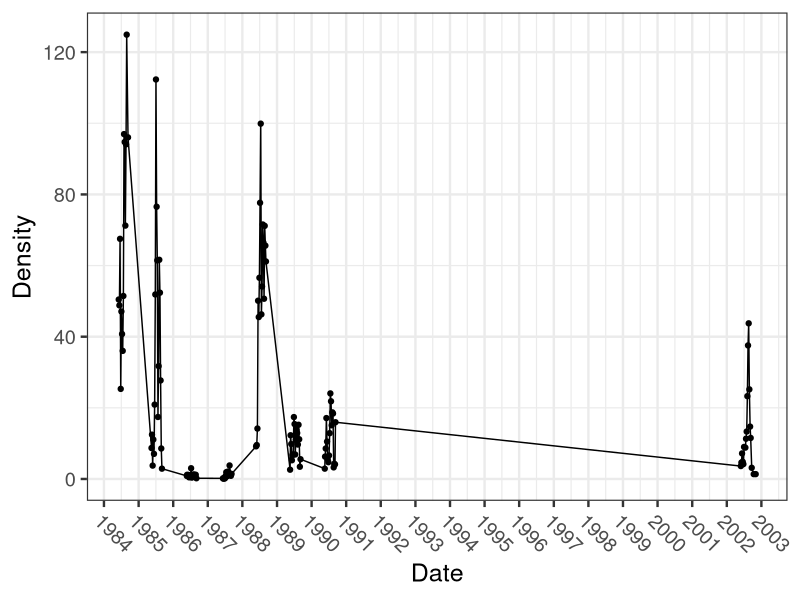
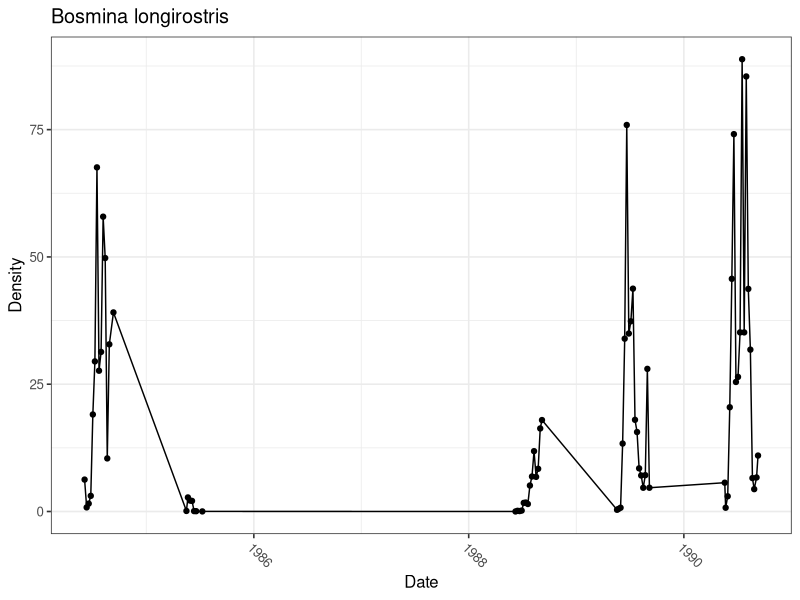
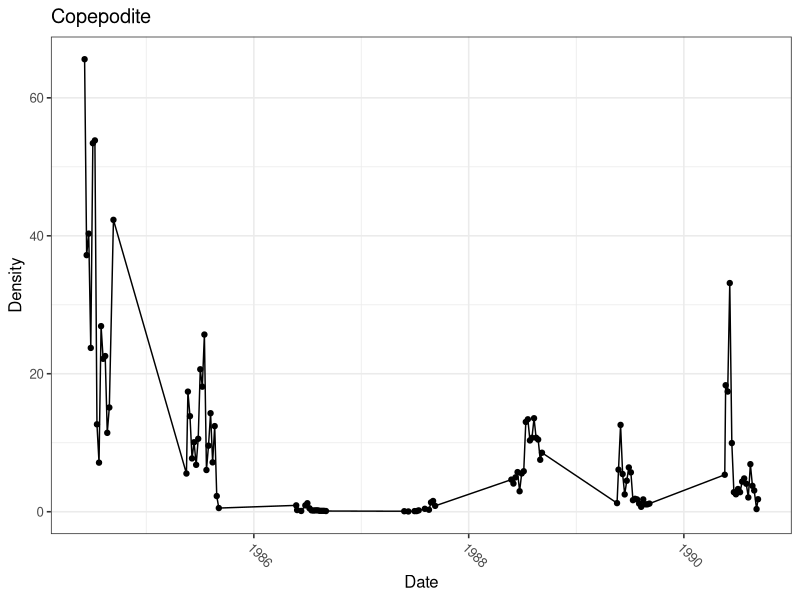
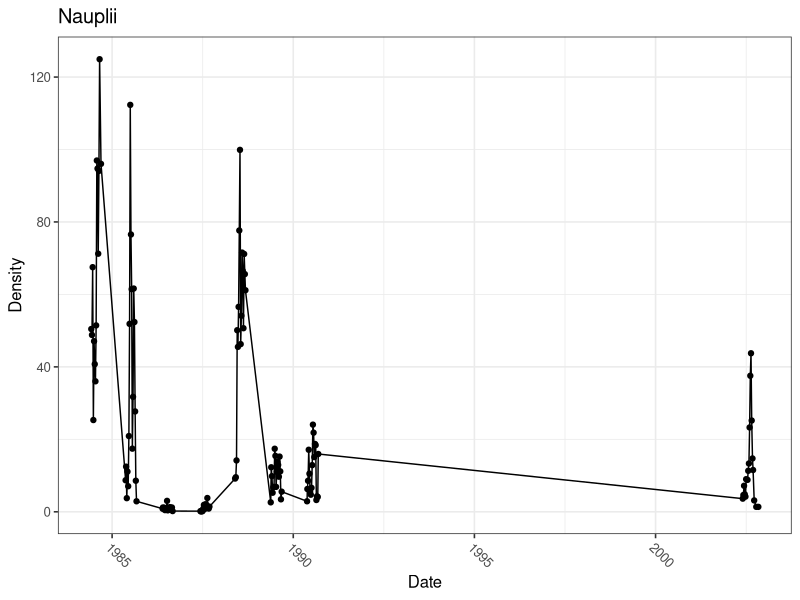
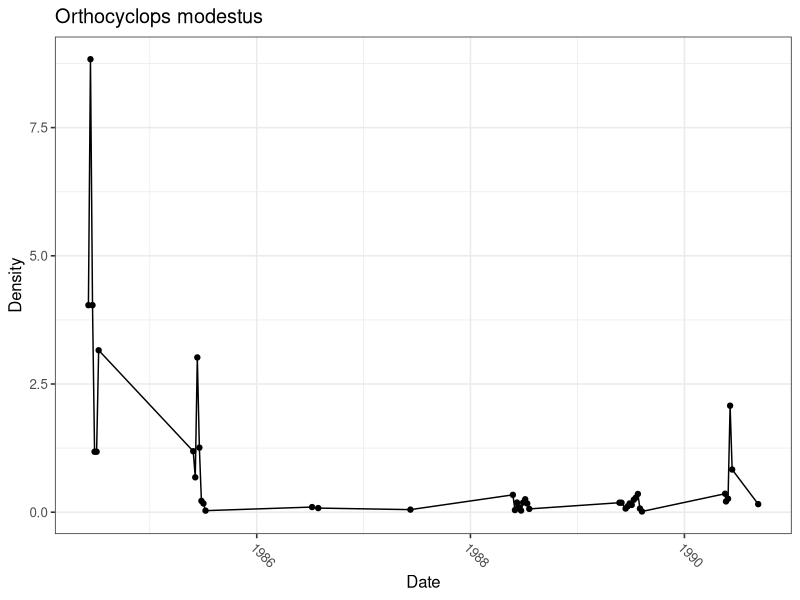
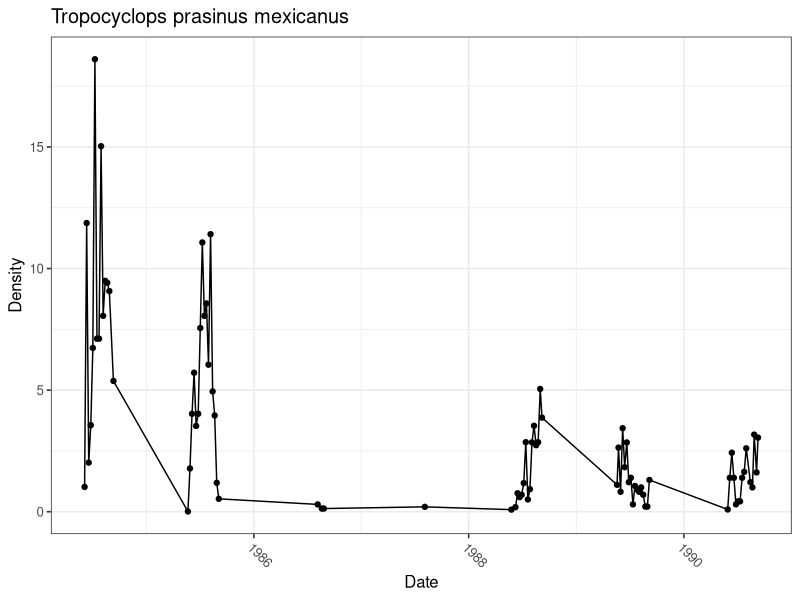
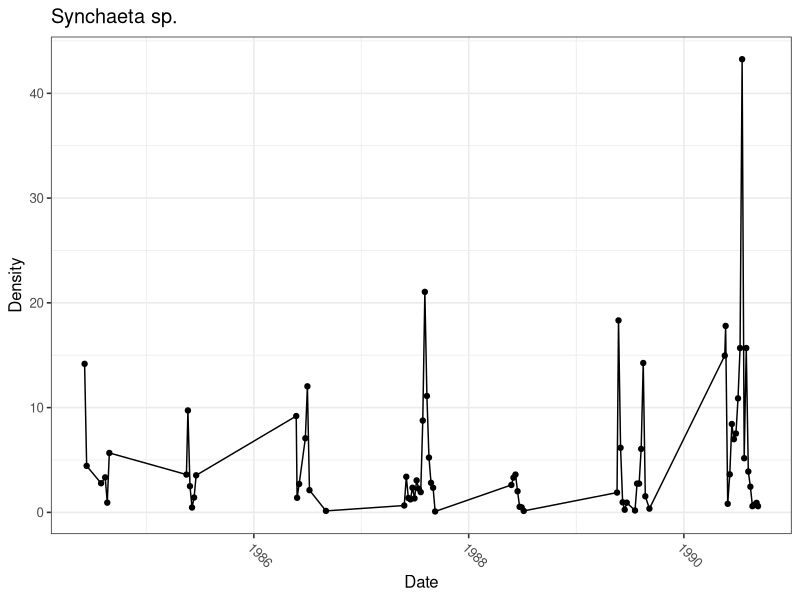
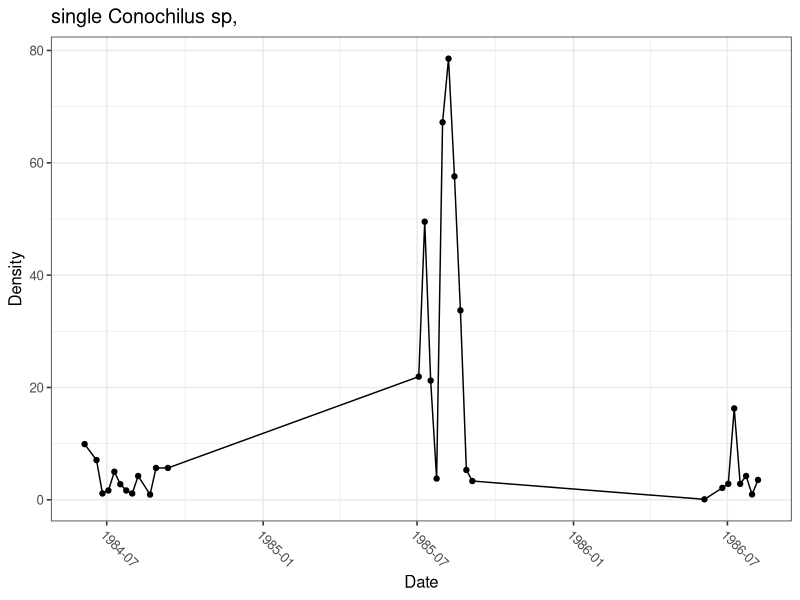

Write the R code that produced these figures, in order. (Note: this script raises an error after producing the figures.)
# Data from
# https://lter.limnology.wisc.edu/data_TL_zoopcatalog/search

library(ggplot2)
library(scales)

data_TL_zoop <- read.csv("./data/cascade_project__zooplankton.csv")

head(data_TL_zoop)

# subset for Tuesday lake only 
data_TL_zoop <- subset(data_TL_zoop, data_TL_zoop$lakeid=="T")

# how many unique species 
length(unique(data_TL_zoop$taxon_name))
sort(unique(data_TL_zoop$taxon_name))

# How many observations per species 
sort(table(data_TL_zoop$taxon_name))

# save the species names to a .csv
zoop_names <- unique(data_TL_zoop$taxon_name)
write.csv(zoop_names, file = "data/TL_zoop_species.csv")

# convert dates to true dates 
data_TL_zoop$date <- as.Date(data_TL_zoop$sampledate)

# plot an individual time series 
# possible response variables are "density" and "total_biomass"
temp_data <- subset(data_TL_zoop, taxon_name=="Nauplii")

temp <- ggplot(temp_data, aes(date,density)) 
temp <- temp + geom_point() + geom_line()
temp <- temp + ylab("Density")
temp <- temp + xlab("Date")
temp <- temp + theme_bw(base_size=18)
temp <- temp + scale_x_date(labels=date_format("%Y"),breaks=date_breaks("year"))
temp <- temp + theme(axis.text.x = element_text(angle=315,hjust=0)) # fix here
temp

# plot & save all time series
for (i in unique(data_TL_zoop$taxon_name)){
  
  temp_data <- subset(data_TL_zoop, taxon_name==i)
  
  temp <- ggplot(temp_data, aes(date,density)) 
  temp <- temp + geom_point() + geom_line()
  temp <- temp + ylab("Density")
  temp <- temp + xlab("Date")
  temp <- temp + theme_bw(base_size=12)
  temp <- temp + ggtitle(i)
  temp <- temp + theme(axis.text.x = element_text(angle=315,hjust=0)) # fix here
  
  # if the taxa name contains > or <, you need to remove that character 
  i <- sub("<", "less", i)
  i <- sub(">", "more", i)
  i <- sub("/", "-", i)
  
  ggsave(paste("time_series_plots/zoop_TL/",i,".jpg",sep=""),temp)
  
}






